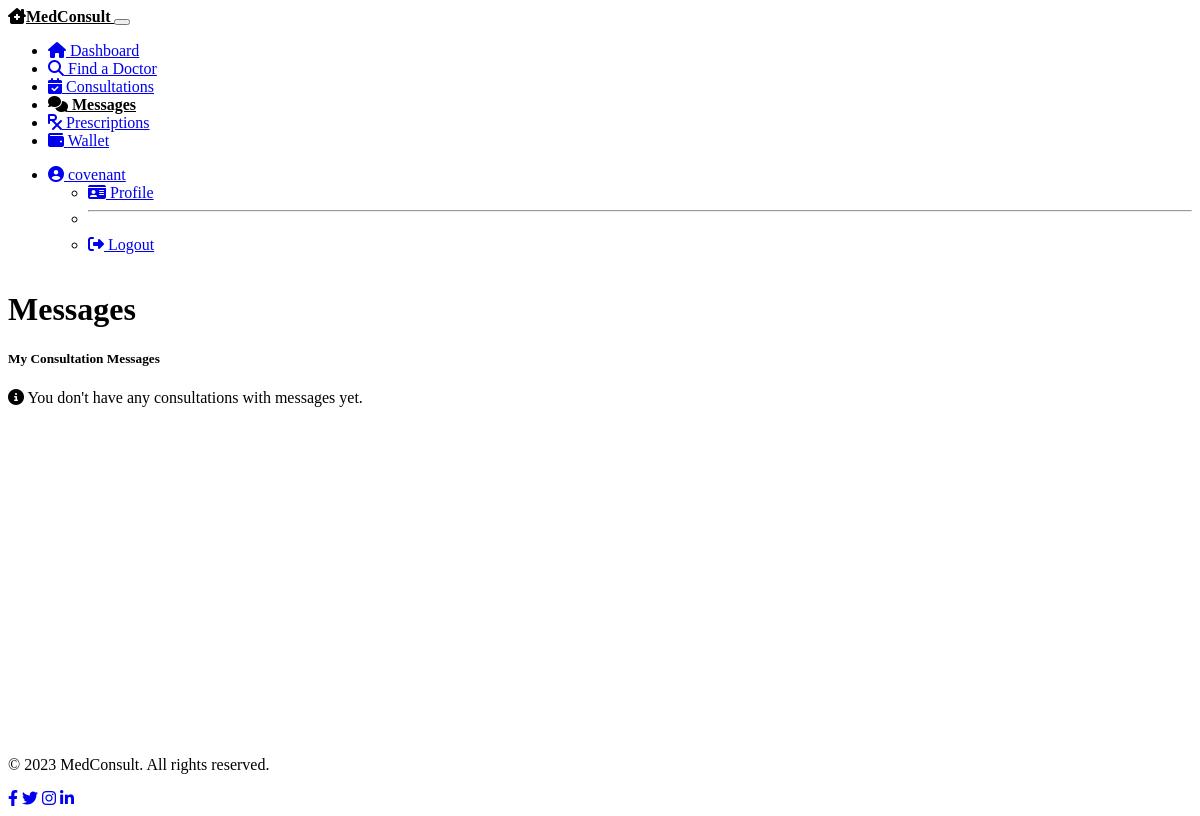
The page /patient/messages (signed in) on the database as committed earlier.
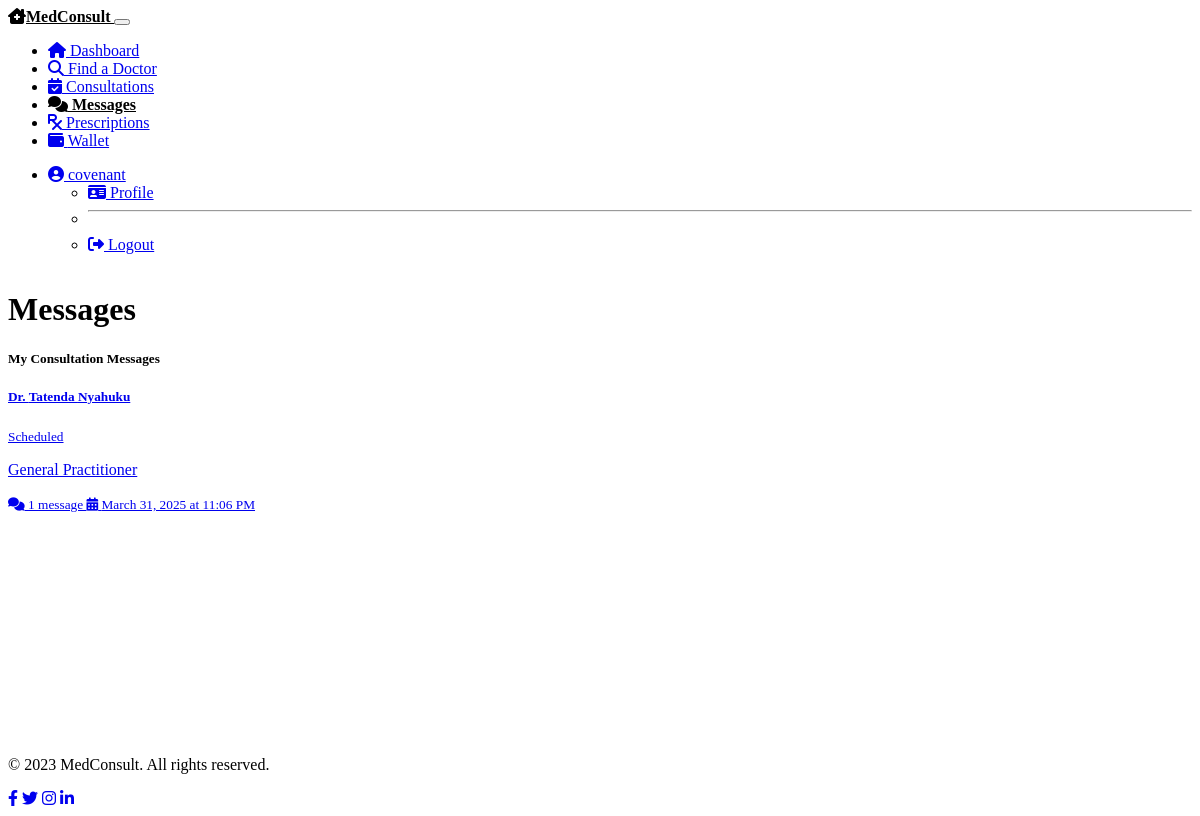
The same page on the database as committed later.
### models.py (models this page shows, shortened)
class User(UserMixin, db.Model):
    __tablename__ = 'users'
    id = db.Column(db.Integer, primary_key=True)
    email = db.Column(db.String(120), unique=True, nullable=False)
    username = db.Column(db.String(64), nullable=False)
    password_hash = db.Column(db.String(256), nullable=False)
    role = db.Column(db.String(20), nullable=False)  # 'patient', 'doctor', 'admin'
    created_at = db.Column(db.DateTime, default=datetime.utcnow)
    patient = db.relationship('Patient', backref='user', uselist=False, lazy=True)
    doctor = db.relationship('Doctor', backref='user', uselist=False, lazy=True)

class Consultation(db.Model):
    __tablename__ = 'consultations'
    id = db.Column(db.Integer, primary_key=True)
    patient_id = db.Column(db.Integer, db.ForeignKey('patients.id'), nullable=False)
    doctor_id = db.Column(db.Integer, db.ForeignKey('doctors.id'), nullable=False)
    status = db.Column(db.String(50), default='requested')  # requested, accepted, rejected, completed, cancelled
    proposed_fee = db.Column(db.Float, nullable=False)
    final_fee = db.Column(db.Float, nullable=True)
    scheduled_time = db.Column(db.DateTime, nullable=True)
    created_at = db.Column(db.DateTime, default=datetime.utcnow)
    completed_at = db.Column(db.DateTime, nullable=True)
    messages = db.relationship('Message', backref='consultation', lazy=True)
    prescriptions = db.relationship('Prescription', backref='consultation', lazy=True)

class Doctor(db.Model):
    __tablename__ = 'doctors'
    id = db.Column(db.Integer, primary_key=True)
    user_id = db.Column(db.Integer, db.ForeignKey('users.id'), nullable=False)
    first_name = db.Column(db.String(50), nullable=False)
    last_name = db.Column(db.String(50), nullable=False)
    specialty = db.Column(db.String(100), nullable=False)
    license_number = db.Column(db.String(50), nullable=False)
    qualifications = db.Column(db.Text, nullable=True)
    min_fee = db.Column(db.Float, nullable=False)
    max_fee = db.Column(db.Float, nullable=False)
    is_verified = db.Column(db.Boolean, default=False)
    consultations = db.relationship('Consultation', backref='doctor', lazy=True)

### routes.py (the view)
@app.route('/patient/messages')
@login_required
@patient_required
def patient_messages():
    consultations = Consultation.query.filter_by(
        patient_id=current_user.patient.id
    ).filter(Consultation.status.in_(['accepted', 'completed'])).all()
    return render_template('patient/messages.html',
                          title='Messages',
                          consultations=consultations)

### models.py (called while the page is built)
@login_manager.user_loader
def load_user(user_id):
    user = User.query.get(int(user_id))
    if user:
        return user
    return None

### routes.py (called while the page is built)
def patient_required(f):
    @wraps(f)
    def decorated_function(*args, **kwargs):
        if not current_user.is_authenticated or current_user.role != 'patient':
            flash('Access denied: Patient access required', 'danger')
            return redirect(url_for('login'))
        return f(*args, **kwargs)
    return decorated_function

### templates/patient/messages.html (shortened to what this page needs)
{% extends "layout.html" %}
{% block content %}
<div class="row mb-4">
    <div class="col-12">
        <h1 class="mb-4">Messages</h1>
        <div class="card bg-dark text-light">
            <div class="card-header">
                <h5 class="mb-0">My Consultation Messages</h5>
            </div>
            <div class="card-body">
                {% if consultations %}
                    <div class="list-group">
                        {% for consultation in consultations %}
                            <a href="{{ url_for('patient_consultation_messages', consultation_id=consultation.id) }}" class="list-group-item list-group-item-action bg-dark text-light">
                                <div class="d-flex w-100 justify-content-between">
                                    <h5 class="mb-1">Dr. {{ consultation.doctor.first_name }} {{ consultation.doctor.last_name }}</h5>
                                    <small>
                                        {% if consultation.status == 'accepted' %}
                                            <span class="badge bg-primary">Scheduled</span>
                                        {% elif consultation.status == 'completed' %}
                                            <span class="badge bg-success">Completed</span>
                                        {% endif %}
                                    </small>
                                </div>
                                <p class="mb-1">{{ consultation.doctor.specialty }}</p>
                                {% set message_count = consultation.messages|length %}
                                <small>
                                    <i class="fas fa-comments me-1"></i>
                                    {% if message_count > 0 %}
                                        {{ message_count }} message{{ 's' if message_count > 1 }}
                                    {% else %}
                                        No messages yet
                                    {% endif %}
                                </small>
                                {% if consultation.scheduled_time %}
                                    <small class="ms-3">
                                        <i class="fas fa-calendar-alt me-1"></i>
                                        {{ consultation.scheduled_time.strftime('%B %d, %Y at %I:%M %p') }}
                                    </small>
                                {% endif %}
                            </a>
                        {% endfor %}
                    </div>
                {% else %}
                    <div class="alert alert-info">
                        <i class="fas fa-info-circle me-2"></i>
                        You don't have any consultations with messages yet.
                    </div>
                {% endif %}
            </div>
        </div>
    </div>
</div>
{% endblock %}

### templates/layout.html (shortened to what this page needs)
<!DOCTYPE html>
<html lang="en" data-bs-theme="dark">
<head>
    <link rel="stylesheet" href="https://cdn.replit.com/agent/bootstrap-agent-dark-theme.min.css">
    <link rel="stylesheet" href="https://cdnjs.cloudflare.com/ajax/libs/font-awesome/6.4.0/css/all.min.css">
    <link rel="stylesheet" href="{{ url_for('static', filename='css/style.css') }}">
</head>
<body>
    <div class="content-wrapper">
        <header>
            {% if current_user.is_authenticated %}
                {% if current_user.role == 'patient' %}
                    {% include 'patient/navbar.html' %}
                {% elif current_user.role == 'doctor' %}
                    {% include 'doctor/navbar.html' %}
                {% elif current_user.role == 'admin' %}
                    {% include 'admin/navbar.html' %}
                {% endif %}
            {% endif %}
        </header>
        <main class="main-content py-4">
            <div class="container">
                {% block content %}{% endblock %}
            </div>
        </main>
        <footer class="footer bg-dark text-light py-3 mt-auto">
            <div class="container">
                <div class="row">
                    <div class="col-md-6">
                        <p class="mb-0">&copy; 2023 MedConsult. All rights reserved.</p>
                    </div>
                    <div class="col-md-6 text-md-end">
                        <a href="#" class="text-light me-3"><i class="fab fa-facebook-f"></i></a>
                        <a href="#" class="text-light me-3"><i class="fab fa-twitter"></i></a>
                        <a href="#" class="text-light me-3"><i class="fab fa-instagram"></i></a>
                        <a href="#" class="text-light"><i class="fab fa-linkedin-in"></i></a>
                    </div>
                </div>
            </div>
        </footer>
    </div>
</body>
</html>

### templates/patient/navbar.html (shortened to what this page needs)
<nav class="navbar navbar-expand-lg navbar-dark bg-dark">
    <div class="container">
        <a class="navbar-brand" href="{{ url_for('patient_dashboard') }}">
            <i class="fas fa-clinic-medical me-2"></i>MedConsult
        </a>
        <button class="navbar-toggler" type="button" data-bs-toggle="collapse" data-bs-target="#navbarPatient" aria-controls="navbarPatient" aria-expanded="false" aria-label="Toggle navigation">
        </button>
        <div class="collapse navbar-collapse" id="navbarPatient">
            <ul class="navbar-nav me-auto">
                <li class="nav-item">
                    <a class="nav-link {% if request.path == url_for('patient_dashboard') %}active{% endif %}" href="{{ url_for('patient_dashboard') }}">
                        <i class="fas fa-home me-1"></i> Dashboard
                    </a>
                </li>
                <li class="nav-item">
                    <a class="nav-link {% if request.path == url_for('find_doctor') %}active{% endif %}" href="{{ url_for('find_doctor') }}">
                        <i class="fas fa-search me-1"></i> Find a Doctor
                    </a>
                </li>
                <li class="nav-item">
                    <a class="nav-link {% if request.path == url_for('patient_consultations') %}active{% endif %}" href="{{ url_for('patient_consultations') }}">
                        <i class="fas fa-calendar-check me-1"></i> Consultations
                    </a>
                </li>
                <li class="nav-item">
                    <a class="nav-link {% if request.path == url_for('patient_messages') %}active{% endif %}" href="{{ url_for('patient_messages') }}">
                        <i class="fas fa-comments me-1"></i> Messages
                    </a>
                </li>
                <li class="nav-item">
                    <a class="nav-link {% if request.path == url_for('patient_prescriptions') %}active{% endif %}" href="{{ url_for('patient_prescriptions') }}">
                        <i class="fas fa-prescription me-1"></i> Prescriptions
                    </a>
                </li>
                <li class="nav-item">
                    <a class="nav-link {% if request.path == url_for('patient_wallet') %}active{% endif %}" href="{{ url_for('patient_wallet') }}">
                        <i class="fas fa-wallet me-1"></i> Wallet
                    </a>
                </li>
            </ul>
            <ul class="navbar-nav">
                <li class="nav-item dropdown">
                    <a class="nav-link dropdown-toggle" href="#" id="navbarDropdown" role="button" data-bs-toggle="dropdown" aria-expanded="false">
                        <i class="fas fa-user-circle me-1"></i> {{ current_user.username }}
                    </a>
                    <ul class="dropdown-menu dropdown-menu-end" aria-labelledby="navbarDropdown">
                        <li>
                            <a class="dropdown-item {% if request.path == url_for('patient_profile') %}active{% endif %}" href="{{ url_for('patient_profile') }}">
                                <i class="fas fa-id-card me-2"></i> Profile
                            </a>
                        </li>
                        <li><hr class="dropdown-divider"></li>
                        <li>
                            <a class="dropdown-item" href="{{ url_for('logout') }}">
                                <i class="fas fa-sign-out-alt me-2"></i> Logout
                            </a>
                        </li>
                    </ul>
                </li>
            </ul>
        </div>
    </div>
</nav>

### static/css/style.css (style rules this page uses)
body { min-height: 100vh; display: flex; flex-direction: column; background-color: var(--bs-dark); color: var(--bs-light); }
.content-wrapper { flex: 1; display: flex; flex-direction: column; }
.main-content { flex: 1; }
.navbar-brand { font-weight: bold; color: var(--bs-primary); }
.nav-link.active { font-weight: bold; color: var(--bs-primary) !important; border-bottom: 2px solid var(--bs-primary); }

Rows that differ between the two databases and show on the page:
added Consultation: doctor.first_name "Tatenda", doctor.last_name "Nyahuku", status "Scheduled", doctor.specialty "General Practitioner", message_count "1", scheduled_time "March 31, 2025 at 11:06 PM"
Other text that changed with them:
text no longer shown: "You don't have any consultations with messages yet."
